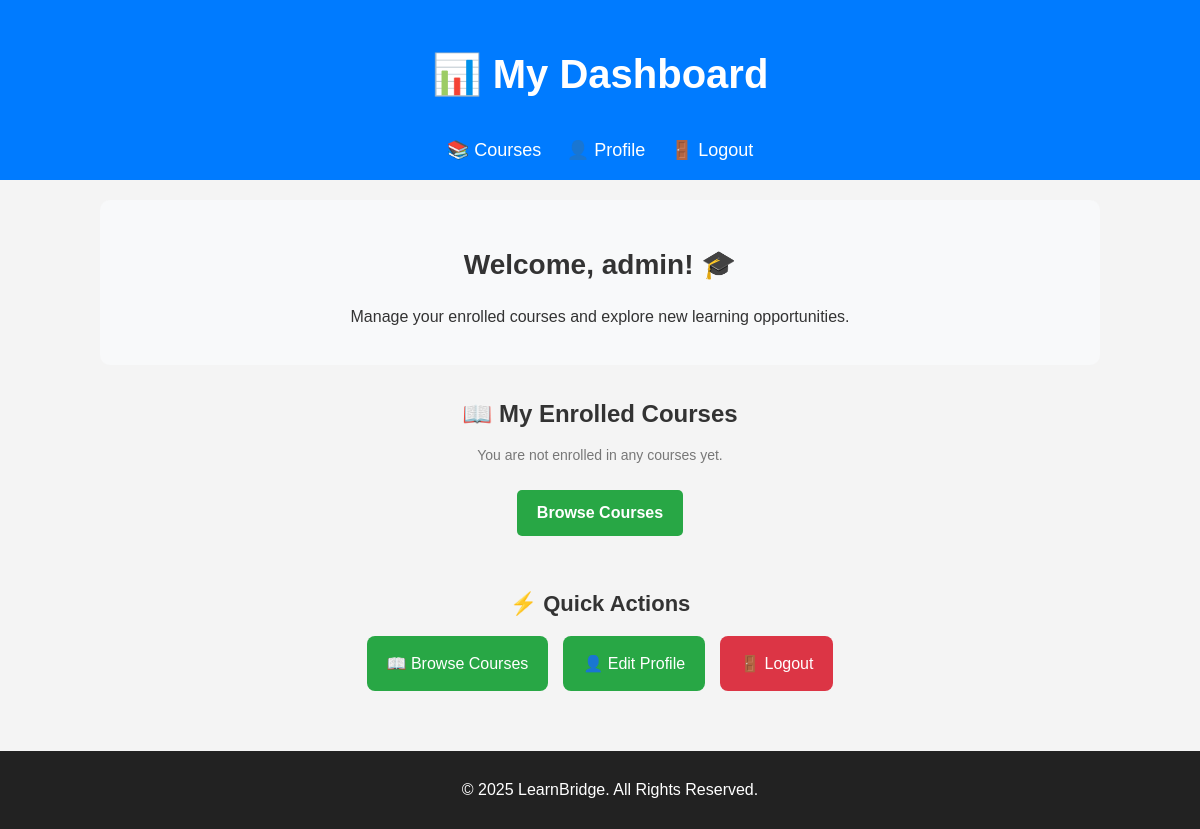
The app's page /users/dashboard/ (signed in), older data.
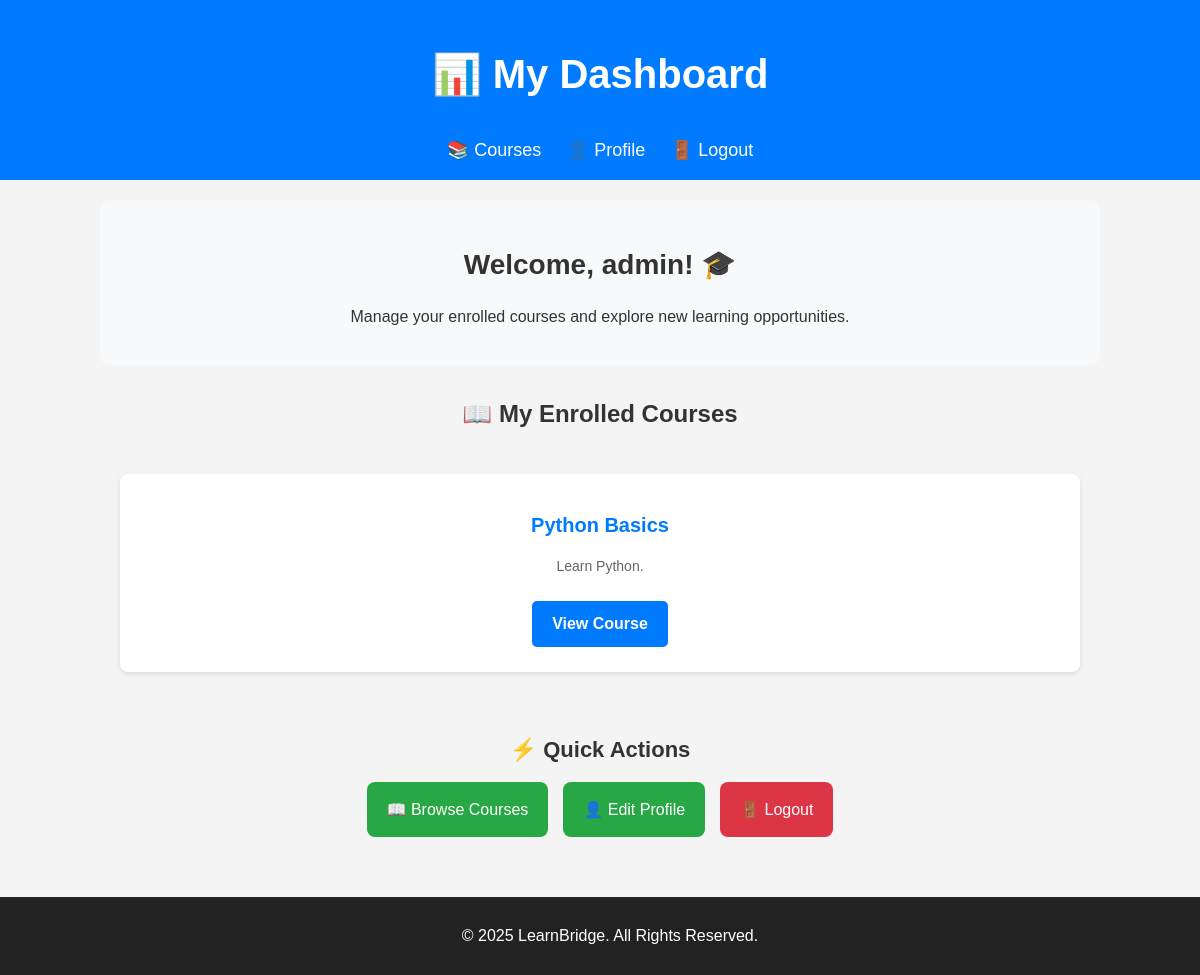
The same page, newer data.
### courses/models.py (models this page shows, shortened)
class Enrollment(models.Model):
    user = models.ForeignKey(User, on_delete=models.CASCADE)  # Link to User (who enrolled)
    course = models.ForeignKey(Course, on_delete=models.CASCADE)  # Link to Course (enrolled in)
    enrolled_at = models.DateTimeField(auto_now_add=True)  # Timestamp when enrolled

class Course(models.Model):
    title = models.CharField(max_length=255)  # Stores the course title
    description = models.TextField()  # Detailed course description
    price = models.DecimalField(max_digits=6, decimal_places=2, null=True, blank=True)  # Course price, optional
    date_created = models.DateTimeField(auto_now_add=True)  # Auto-set timestamp when course is created

### users/views.py (the view)
# urls.py: path('dashboard/', views.dashboard, name='dashboard'),
@login_required
def dashboard(request):
    enrolled_courses = Enrollment.objects.filter(user=request.user)  # ✅ Fetch courses correctly
    return render(request, 'users/dashboard.html', {'enrolled_courses': enrolled_courses})

### users/templates/users/dashboard.html (shortened to what this page needs)
<!DOCTYPE html>
<html lang="en">
<head>
    {% load static %}
    <link rel="stylesheet" href="{% static 'css/style.css' %}">
</head>
<body>
    <header class="navbar">
        <h1>📊 My Dashboard</h1>
        <nav>
            <a href="{% url 'course_list' %}">📚 Courses</a>
            <a href="{% url 'profile' %}">👤 Profile</a>
            <a href="{% url 'logout' %}">🚪 Logout</a>
        </nav>
    </header>
    <main class="dashboard-container">
        <section class="dashboard-header">
            <h2>Welcome, {{ user.username }}! 🎓</h2>
            <p>Manage your enrolled courses and explore new learning opportunities.</p>
        </section>
        <section class="dashboard-courses">
            <h2>📖 My Enrolled Courses</h2>
            {% if enrolled_courses %}
                <div class="course-grid">
                    {% for enrollment in enrolled_courses %}
                        <div class="course-card">
                            <h3>{{ enrollment.course.title }}</h3>
                            <p>{{ enrollment.course.description|truncatewords:15 }}</p>
                            <a href="{% url 'course_detail' enrollment.course.id %}" class="btn btn-primary">View Course</a>
                        </div>
                    {% endfor %}
                </div>
            {% else %}
                <p class="no-courses">You are not enrolled in any courses yet.</p>
                <a href="{% url 'course_list' %}" class="btn btn-secondary">Browse Courses</a>
            {% endif %}
        </section>
        <section class="dashboard-actions">
            <h2>⚡ Quick Actions</h2>
            <div class="action-grid">
                <a href="{% url 'course_list' %}" class="action-card">📖 Browse Courses</a>
                <a href="{% url 'profile' %}" class="action-card">👤 Edit Profile</a>
                <a href="{% url 'logout' %}" class="action-card logout-btn">🚪 Logout</a>
            </div>
        </section>
    </main>
    <footer>
        <p>© 2025 LearnBridge. All Rights Reserved.</p>
    </footer>
</body>
</html>

### static/css/style.css (style rules this page uses)
body { font-family: Arial, sans-serif; margin: 0; padding: 0; background-color: #f4f4f4; color: #333; line-height: 1.6; }
footer { background: #333; color: white; text-align: center; padding: 15px 0; position: relative; bottom: 0; width: 100%; }
.course-grid { display: grid; grid-template-columns: repeat(auto-fit, minmax(300px, 1fr)); gap: 20px; padding: 20px; justify-content: center; }
.course-card { background: #fff; border-radius: 10px; box-shadow: 0px 4px 6px rgba(0, 0, 0, 0.1); padding: 20px; text-align: left; transition: transform 0.3s ease-in-out; }
.btn { display: inline-block; padding: 10px 15px; text-decoration: none; border-radius: 5px; font-size: 1rem; transition: background 0.3s ease-in-out; text-align: center; }
.dashboard-container { max-width: 1000px; margin: auto; padding: 20px; text-align: center; }
.navbar { background: #007bff; padding: 15px; text-align: center; color: white; font-size: 20px; }
.navbar nav a { color: white; text-decoration: none; margin: 0 10px; font-size: 18px; }
.dashboard-header { background: #f8f9fa; padding: 20px; border-radius: 10px; }
.dashboard-header h2 { font-size: 28px; margin-bottom: 5px; }
.dashboard-courses { margin-top: 30px; }
.dashboard-courses h2 { font-size: 24px; margin-bottom: 10px; }
.course-grid { display: grid; grid-template-columns: repeat(auto-fit, minmax(250px, 1fr)); gap: 15px; margin-top: 20px; }
.course-card { background: #ffffff; border-radius: 8px; padding: 15px; box-shadow: 0 2px 5px rgba(0, 0, 0, 0.1); transition: 0.3s ease-in-out; text-align: center; }
.course-card h3 { font-size: 20px; color: #007bff; margin-bottom: 10px; }
.course-card p { font-size: 14px; color: #666; }
.dashboard-actions { margin-top: 40px; }
.dashboard-actions h2 { font-size: 22px; margin-bottom: 15px; }
.action-grid { display: flex; justify-content: center; gap: 15px; }
.action-card { background: #28a745; padding: 15px 20px; color: white; text-decoration: none; border-radius: 8px; transition: 0.3s ease-in-out; }
.logout-btn { background: #dc3545; }
.btn { display: inline-block; padding: 10px 15px; text-decoration: none; color: #fff; border-radius: 5px; transition: 0.3s; font-size: 14px; }
.btn-primary { background: #007bff; }
.btn { display: inline-block; padding: 10px 20px; margin: 5px; border: none; border-radius: 5px; text-decoration: none; font-size: 16px; transition: 0.3s; }
.logout-btn { background: #dc3545; color: white; }
.btn { display: inline-block; padding: 10px 20px; margin: 10px; border-radius: 5px; text-decoration: none; font-weight: bold; }
footer { text-align: center; padding: 10px; background: #222; color: white; margin-top: 40px; }

Row changes from the older to the newer data that the page shows:
added Enrollment: course "Python Basics", course.description "Learn Python."
Text that changed along with them:
text no longer shown: "You are not enrolled in any courses yet. Browse Courses"
